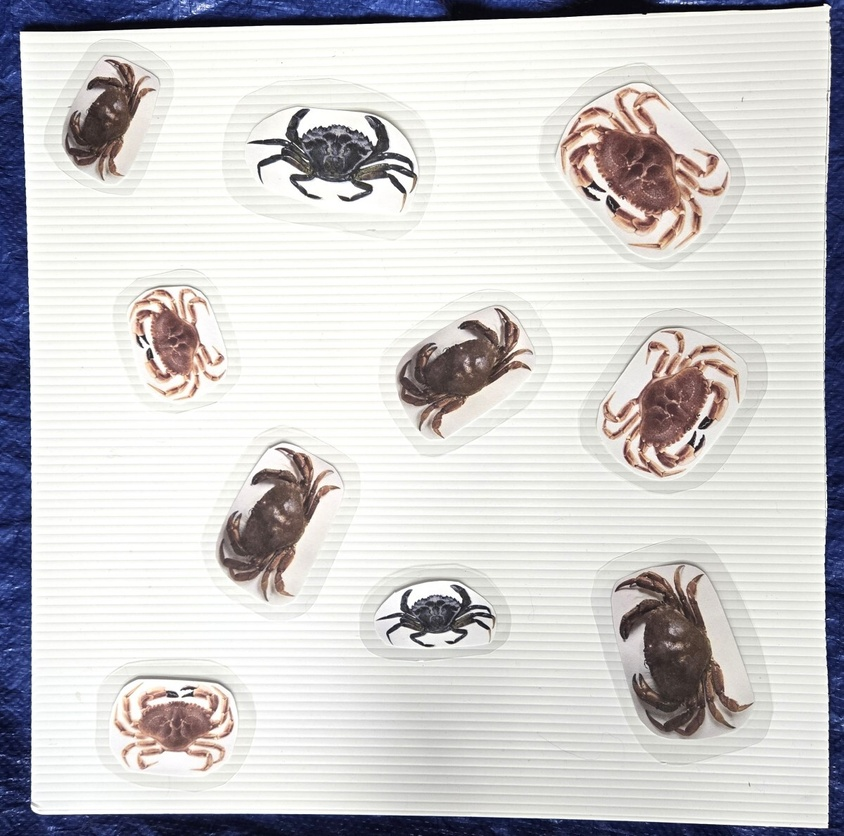
#> input picture tasks/crabs/crab_sample_1.jpg, 844 x 836 px, shrunk from 1200 x 1190 before the run
$ python crab_template_matching.py
#> lines starting #> are read from the running program, lines starting #| are printed output that depends on the picture
# test code to recognize and count invasive european green crabs in a sample image containing different types of other crabs (jonah crab and rock crab)
# crab sample images:
# https://materovcompetition.org/explorer
# opencv documentation:
# https://docs.opencv.org/4.x/d4/dc6/tutorial_py_template_matching.html

import cv2 as cv
import numpy as np
from matplotlib import pyplot as plt

# [6 lines of commented-out code are left out]

img = cv.imread('./crabs/crab_sample_1.jpg', cv.IMREAD_GRAYSCALE)
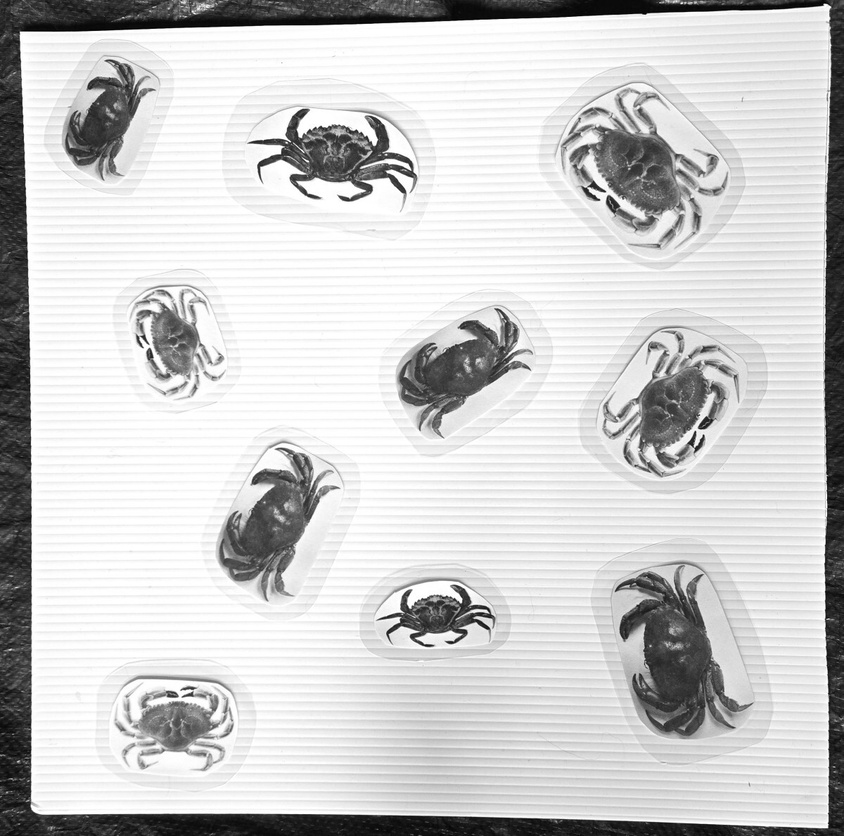
#> img: shape (836, 844); min 0, max 255, mean 205
assert img is not None, "image file could not be read, check with os.path.exists()"
img2 = img.copy()
template = cv.imread('./crabs/european_green_crab.jpg', cv.IMREAD_GRAYSCALE)
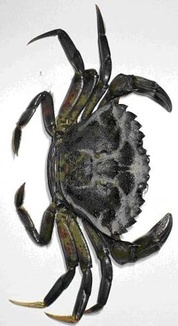
#> input picture tasks/crabs/european_green_crab.jpg, 178 x 326 px, shrunk from 253 x 464 before the run
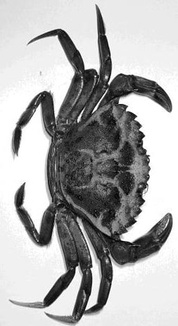
#> template: shape (326, 178); min 0, max 255, mean 175.4
assert template is not None, "template file could not be read, check with os.path.exists()"
w, h = template.shape[::-1]
#> w = 178; h = 326


# All the 6 methods for comparison in a list
methods = ['TM_CCOEFF', 'TM_CCOEFF_NORMED', 'TM_CCORR',
            'TM_CCORR_NORMED', 'TM_SQDIFF', 'TM_SQDIFF_NORMED']

for meth in methods:
    img = img2.copy()
    method = getattr(cv, meth)

    # Apply template Matching
    res = cv.matchTemplate(img,template,method)
    min_val, max_val, min_loc, max_loc = cv.minMaxLoc(res)

    # If the method is TM_SQDIFF or TM_SQDIFF_NORMED, take minimum
    if method in [cv.TM_SQDIFF, cv.TM_SQDIFF_NORMED]:
        top_left = min_loc
    else:
        top_left = max_loc
    bottom_right = (top_left[0] + w, top_left[1] + h)

    cv.rectangle(img,top_left, bottom_right, 255, 2)

    plt.subplot(121),plt.imshow(res,cmap = 'gray')
    plt.title('Matching Result'), plt.xticks([]), plt.yticks([])
    plt.subplot(122),plt.imshow(img,cmap = 'gray')
    plt.title('Detected Point'), plt.xticks([]), plt.yticks([])
    plt.suptitle(meth)

    plt.show()
#> this loop made 6 passes
#> (min_val, max_val, min_loc, top_left, bottom_right) on passes 1 to 4: (-134201200, 169926624, (0, 510), (578, 476), (756, 802)), (-0.359, 0.565, (666, 347), (578, 476), (756, 802)), (1.77e+09, 2.51e+09, (666, 510), (32, 377), (210, 703)), (0.768, 0.931, (0, 510), (578, 477), (756, 803))
#> (min_val, max_val, max_loc, top_left, bottom_right) on passes 5 to 6: (316390400, 1.15e+09, (0, 510), (578, 477), (756, 803)), (0.139, 0.473, (0, 510), (578, 477), (756, 803))
#> pass 1, `res = cv.matchTemplate(img,template,method)`:
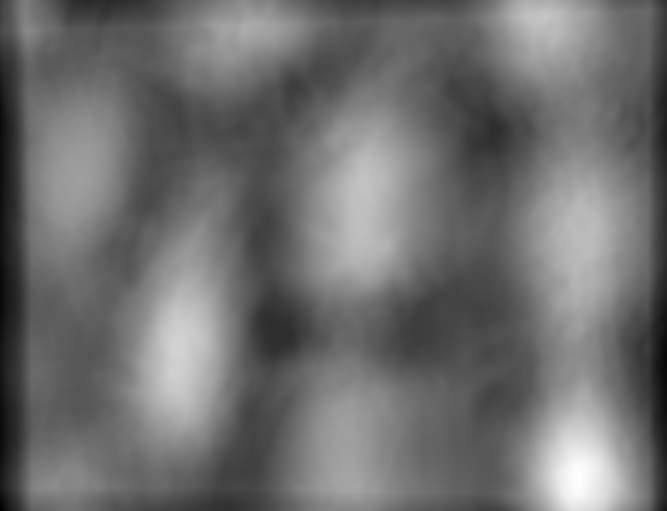
#> res: shape (511, 667) float32; min -134201200, max 169926624, mean -1605947.9; drawn with min black and max white
#> pass 1, `plt.show()`:
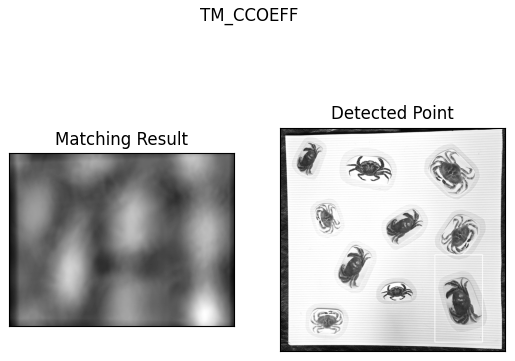
#> figure drawn by matplotlib, 2 panels
#> pass 3, `res = cv.matchTemplate(img,template,method)`:
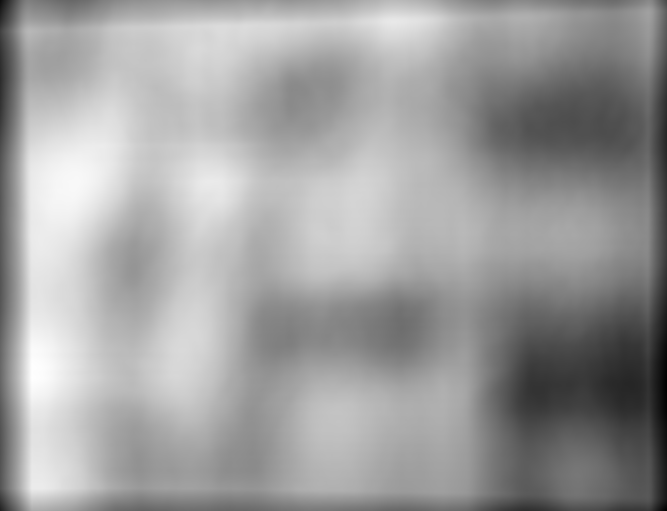
#> res: shape (511, 667) float32; min 1.77e+09, max 2.51e+09, mean 2.23e+09; drawn with min black and max white
#> after the loop:
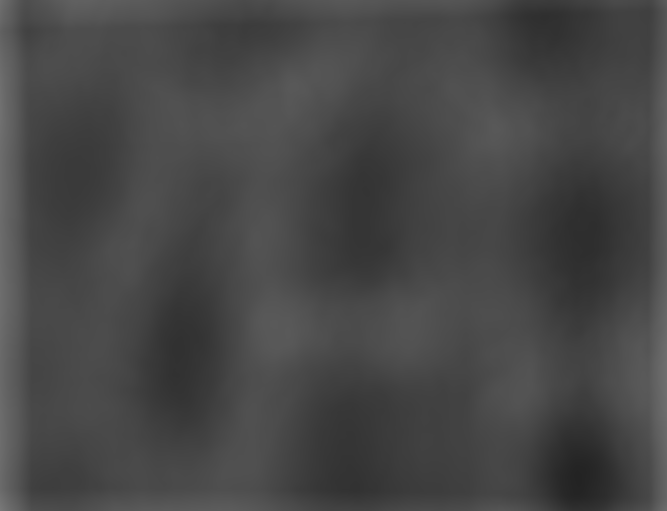
#> res: shape (511, 667) float32; min 0.139, max 0.473, mean 0.279
